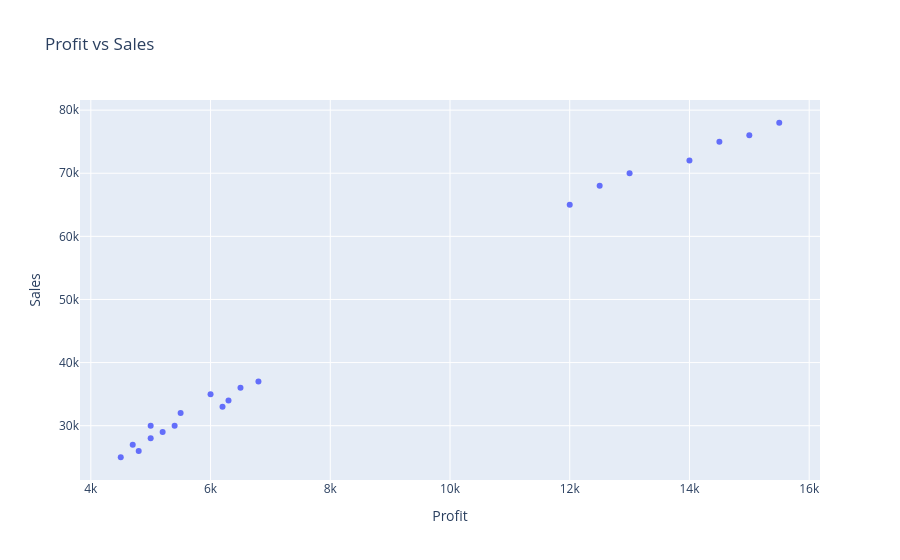

The notebook cell this image was saved under:
### Code cell
import plotly.express as px
fig=px.scatter(df,x='Profit',y='Sales',title='Profit vs Sales')
fig.show()

### Figure 1 — Plotly figure (JSON) as saved in the notebook; plotly's stock layout.template omitted (floating-point values rounded to 4 significant figures)
{"data": [{"hovertemplate": "Profit=%{x}<br>Sales=%{y}<extra></extra>", "legendgroup": "", "marker": {"color": "#636efa", "symbol": "circle"}, "mode": "markers", "name": "", "orientation": "v", "showlegend": false, "type": "scatter", "x": [12000, 5000, 4500, 13000, 5500, 4700, 12500, 6000, 4800, 14000, 6200, 5000, 14500, 6300, 5200, 15000, 6500, 5400, 15500, 6800], "xaxis": "x", "y": [65000, 30000, 25000, 70000, 32000, 27000, 68000, 35000, 26000, 72000, 33000, 28000, 75000, 34000, 29000, 76000, 36000, 30000, 78000, 37000], "yaxis": "y"}], "layout": {"legend": {"tracegroupgap": 0}, "title": {"text": "Profit vs Sales"}, "xaxis": {"anchor": "y", "domain": [0, 1], "title": {"text": "Profit"}}, "yaxis": {"anchor": "x", "domain": [0, 1], "title": {"text": "Sales"}}}}
